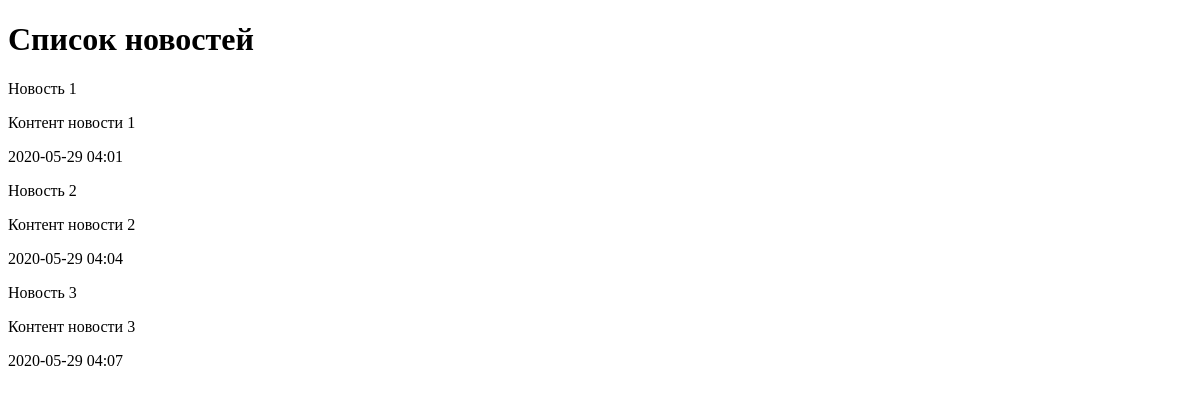
Before: /news/ with the older database file.
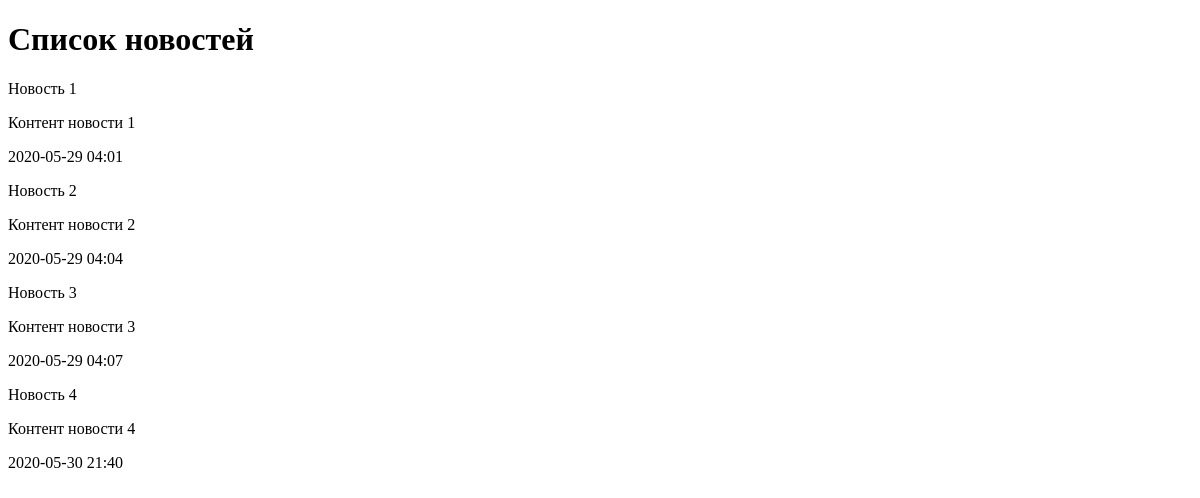
After: the same page with the newer database file.
### news/models.py (models this page shows, shortened)
class News(models.Model):
    title = models.CharField(max_length=150, verbose_name='Заголовок')
    content = models.TextField(blank=True, verbose_name='Контент')
    created_at = models.DateTimeField(auto_now_add=True, verbose_name='Создано')
    updated_at = models.DateTimeField(auto_now=True, verbose_name='Обновлено')
    photo = models.ImageField(blank=True, upload_to='photos/%Y/%m/', verbose_name='Фото')
    is_published = models.BooleanField(default=True, verbose_name='Опубликовано')
    category = models.ForeignKey('Category', on_delete=models.PROTECT, null=True)
    class Meta:
        verbose_name = 'Новость'
        verbose_name_plural = 'Новости'
        ordering = ['created_at', 'title']

### news/views.py (the view)
# urls.py: path('', index),
def index(request):
    news = News.objects.all()
    return render(request, 'news/index.html', {'news': news, 'title': 'Список новостей'})

### news/templates/news/index.html (shortened to what this page needs)
<!doctype html>
<html lang="en">
<head>
</head>
<body>
<h1>{{ title }}</h1>
{% for item in news %}
    <div>
        <p>{{ item.title }}</p>
        <p>{{ item.content }}</p>
        <p>{{ item.created_at|date:"Y-m-d H:i" }}</p>
    </div>
{% endfor %}
</body>
</html>

Changed rows visible on the page:
added News: title "Новость 4", content "Контент новости 4", created_at "2020-05-30 21:40"
